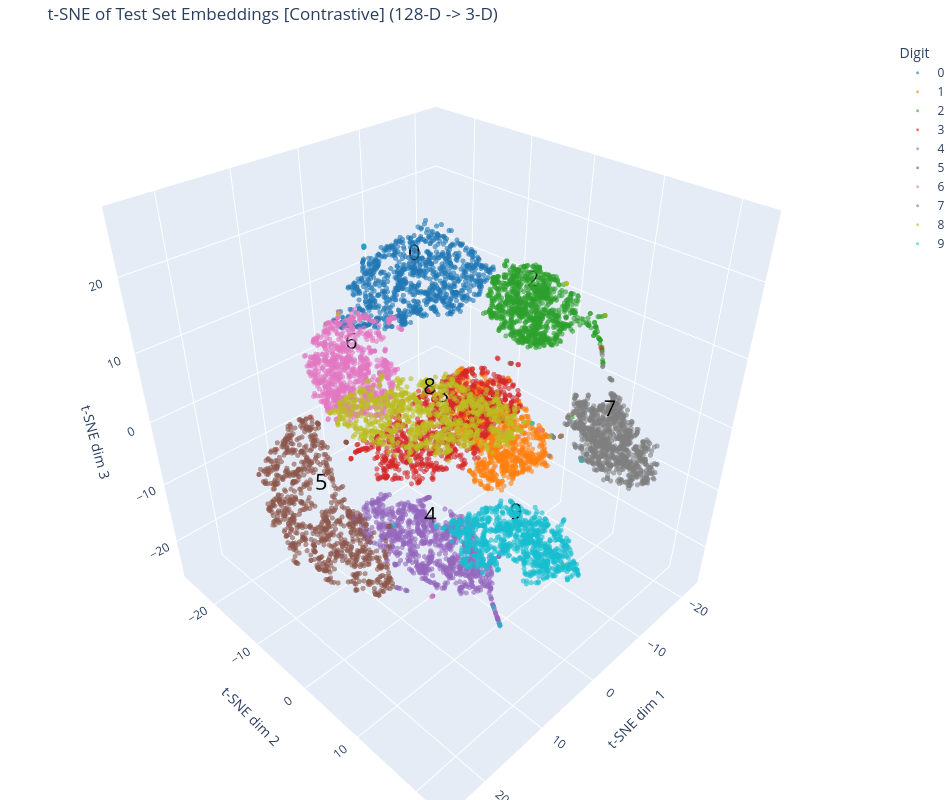

Here is the notebook cell this chart was saved with:
### Markdown cell above
## 6. Interactive 3D plot, colored + labeled by digit cluster

### Code cell
cmap = plt.get_cmap("tab10")
labels = embedding_store["labels"]

def rgb_string(rgba):
    r, g, b, _ = rgba
    return f"rgb({int(r * 255)},{int(g * 255)},{int(b * 255)})"

fig = go.Figure()

for digit in range(10):
    mask = labels == digit
    points = embeddings_3d[mask]
    color = rgb_string(cmap(digit))

    # Point cloud for this digit
    fig.add_trace(go.Scatter3d(
        x=points[:, 0], y=points[:, 1], z=points[:, 2],
        mode="markers",
        marker=dict(size=3, color=color, opacity=0.6),
        name=str(digit),
        hovertemplate=f"digit {digit}<extra></extra>",
    ))

    # Bold cluster label floating at the centroid
    centroid = points.mean(axis=0)
    fig.add_trace(go.Scatter3d(
        x=[centroid[0]], y=[centroid[1]], z=[centroid[2]],
        mode="text",
        text=[str(digit)],
        textfont=dict(size=22, color="black"),
        showlegend=False,
        hoverinfo="skip",
    ))

fig.update_layout(
    title="t-SNE of Test Set Embeddings [Contrastive] (128-D -> 3-D)",
    scene=dict(
        xaxis_title="t-SNE dim 1",
        yaxis_title="t-SNE dim 2",
        zaxis_title="t-SNE dim 3",
    ),
    legend_title="Digit",
    width=950,
    height=800,
    margin=dict(l=0, r=0, b=0, t=40),
)

fig.show()

### Figure 1 — Plotly figure (JSON) as saved in the notebook; plotly's stock layout.template omitted (floating-point values rounded to 4 significant figures; data arrays with more than 128 entries replaced by an {"elided": "..."} marker saying what was removed)
{"data": [{"hovertemplate": "digit 0<extra></extra>", "marker": {"color": "rgb(31,119,180)", "opacity": 0.6, "size": 3}, "mode": "markers", "name": "0", "type": "scatter3d", "x": {"elided": "980 float values"}, "y": {"elided": "980 float values"}, "z": {"elided": "980 float values"}}, {"hoverinfo": "skip", "mode": "text", "showlegend": false, "text": ["0"], "textfont": {"color": "black", "size": 22}, "type": "scatter3d", "x": [2.352], "y": [-4.398], "z": [19.04]}, {"hovertemplate": "digit 1<extra></extra>", "marker": {"color": "rgb(255,127,14)", "opacity": 0.6, "size": 3}, "mode": "markers", "name": "1", "type": "scatter3d", "x": {"elided": "1135 float values"}, "y": {"elided": "1135 float values"}, "z": {"elided": "1135 float values"}}, {"hoverinfo": "skip", "mode": "text", "showlegend": false, "text": ["1"], "textfont": {"color": "black", "size": 22}, "type": "scatter3d", "x": [-12.61], "y": [-4.548], "z": [-9.442]}, {"hovertemplate": "digit 2<extra></extra>", "marker": {"color": "rgb(44,160,44)", "opacity": 0.6, "size": 3}, "mode": "markers", "name": "2", "type": "scatter3d", "x": {"elided": "1032 float values"}, "y": {"elided": "1032 float values"}, "z": {"elided": "1032 float values"}}, {"hoverinfo": "skip", "mode": "text", "showlegend": false, "text": ["2"], "textfont": {"color": "black", "size": 22}, "type": "scatter3d", "x": [-15.34], "y": [-1.089], "z": [10.23]}, {"hovertemplate": "digit 3<extra></extra>", "marker": {"color": "rgb(214,39,40)", "opacity": 0.6, "size": 3}, "mode": "markers", "name": "3", "type": "scatter3d", "x": {"elided": "1010 float values"}, "y": {"elided": "1010 float values"}, "z": {"elided": "1010 float values"}}, {"hoverinfo": "skip", "mode": "text", "showlegend": false, "text": ["3"], "textfont": {"color": "black", "size": 22}, "type": "scatter3d", "x": [1.279], "y": [-0.8465], "z": [0.5061]}, {"hovertemplate": "digit 4<extra></extra>", "marker": {"color": "rgb(148,103,189)", "opacity": 0.6, "size": 3}, "mode": "markers", "name": "4", "type": "scatter3d", "x": {"elided": "982 float values"}, "y": {"elided": "982 float values"}, "z": {"elided": "982 float values"}}, {"hoverinfo": "skip", "mode": "text", "showlegend": false, "text": ["4"], "textfont": {"color": "black", "size": 22}, "type": "scatter3d", "x": [2.754], "y": [-1.739], "z": [-19.26]}, {"hovertemplate": "digit 5<extra></extra>", "marker": {"color": "rgb(140,86,75)", "opacity": 0.6, "size": 3}, "mode": "markers", "name": "5", "type": "scatter3d", "x": {"elided": "892 float values"}, "y": {"elided": "892 float values"}, "z": {"elided": "892 float values"}}, {"hoverinfo": "skip", "mode": "text", "showlegend": false, "text": ["5"], "textfont": {"color": "black", "size": 22}, "type": "scatter3d", "x": [19.4], "y": [-2.693], "z": [-3.743]}, {"hovertemplate": "digit 6<extra></extra>", "marker": {"color": "rgb(227,119,194)", "opacity": 0.6, "size": 3}, "mode": "markers", "name": "6", "type": "scatter3d", "x": {"elided": "958 float values"}, "y": {"elided": "958 float values"}, "z": {"elided": "958 float values"}}, {"hoverinfo": "skip", "mode": "text", "showlegend": false, "text": ["6"], "textfont": {"color": "black", "size": 22}, "type": "scatter3d", "x": [0.5228], "y": [-19.13], "z": [-0.1905]}, {"hovertemplate": "digit 7<extra></extra>", "marker": {"color": "rgb(127,127,127)", "opacity": 0.6, "size": 3}, "mode": "markers", "name": "7", "type": "scatter3d", "x": {"elided": "1028 float values"}, "y": {"elided": "1028 float values"}, "z": {"elided": "1028 float values"}}, {"hoverinfo": "skip", "mode": "text", "showlegend": false, "text": ["7"], "textfont": {"color": "black", "size": 22}, "type": "scatter3d", "x": [-11.6], "y": [15.09], "z": [-0.01031]}, {"hovertemplate": "digit 8<extra></extra>", "marker": {"color": "rgb(188,189,34)", "opacity": 0.6, "size": 3}, "mode": "markers", "name": "8", "type": "scatter3d", "x": {"elided": "974 float values"}, "y": {"elided": "974 float values"}, "z": {"elided": "974 float values"}}, {"hoverinfo": "skip", "mode": "text", "showlegend": false, "text": ["8"], "textfont": {"color": "black", "size": 22}, "type": "scatter3d", "x": [11.19], "y": [7.026], "z": [10.55]}, {"hovertemplate": "digit 9<extra></extra>", "marker": {"color": "rgb(23,190,207)", "opacity": 0.6, "size": 3}, "mode": "markers", "name": "9", "type": "scatter3d", "x": {"elided": "1009 float values"}, "y": {"elided": "1009 float values"}, "z": {"elided": "1009 float values"}}, {"hoverinfo": "skip", "mode": "text", "showlegend": false, "text": ["9"], "textfont": {"color": "black", "size": 22}, "type": "scatter3d", "x": [5.294], "y": [15.04], "z": [-6.004]}], "layout": {"height": 800, "legend": {"title": {"text": "Digit"}}, "margin": {"b": 0, "l": 0, "r": 0, "t": 40}, "scene": {"xaxis": {"title": {"text": "t-SNE dim 1"}}, "yaxis": {"title": {"text": "t-SNE dim 2"}}, "zaxis": {"title": {"text": "t-SNE dim 3"}}}, "title": {"text": "t-SNE of Test Set Embeddings [Contrastive] (128-D -> 3-D)"}, "width": 950}}
